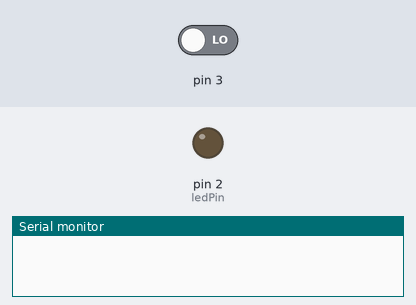
The sketch below on a simulated Arduino Uno, built with avr-gcc and run on an emulated ATmega328P. On the bench: output pins drawn as LEDs (lit = HIGH), the last lines printed to the serial monitor. The inputs (shaded band) are chosen by the test bench; at power-on: pin 3 LOW.

Above: at 1.2 s.
1.3 s: pin 3 driven HIGH
At 2.5 s:
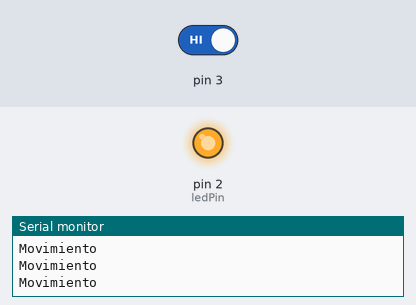
2.8 s: pin 3 driven LOW
At 3.8 s:
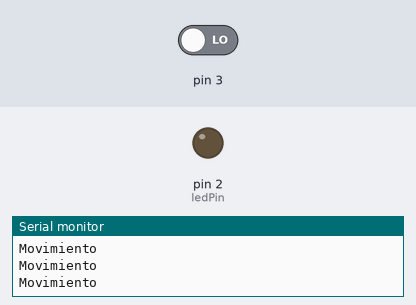
Timing chart, 0 to 5.8 s (numbered marks = the images above; inputs shaded):
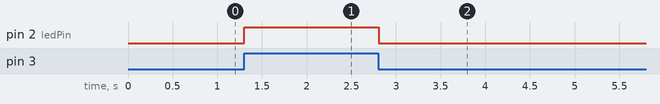

The sketch:

pir1_relay.ino
```cpp
const int ledPin =  2;      // the number of the LED pin

// Variables will change :
int ledState = LOW;             // ledState used to set the LED
int ledState2 = LOW;

// Generally, you should use "unsigned long" for variables that hold time
// The value will quickly become too large for an int to store
unsigned long previousMillis = 0;        // will store last time LED was updated

// constants won't change :
const long interval = 2000;           // interval at which to blink (milliseconds)

void setup() {
  // set the digital pin as output:
  Serial.begin(9600);
  pinMode(2, OUTPUT);
  pinMode(3, INPUT);
}

void loop()
{

    if (digitalRead(3) == HIGH){
      Serial.println("Movimiento");
      digitalWrite(2, HIGH);}
    else{
      digitalWrite(2, LOW);
    }

}
```

Measured:
- after the input at 1.3 s, pin 2 (ledPin): LOW → HIGH at once
- after the input at 2.8 s, pin 2 (ledPin): HIGH → LOW at once
